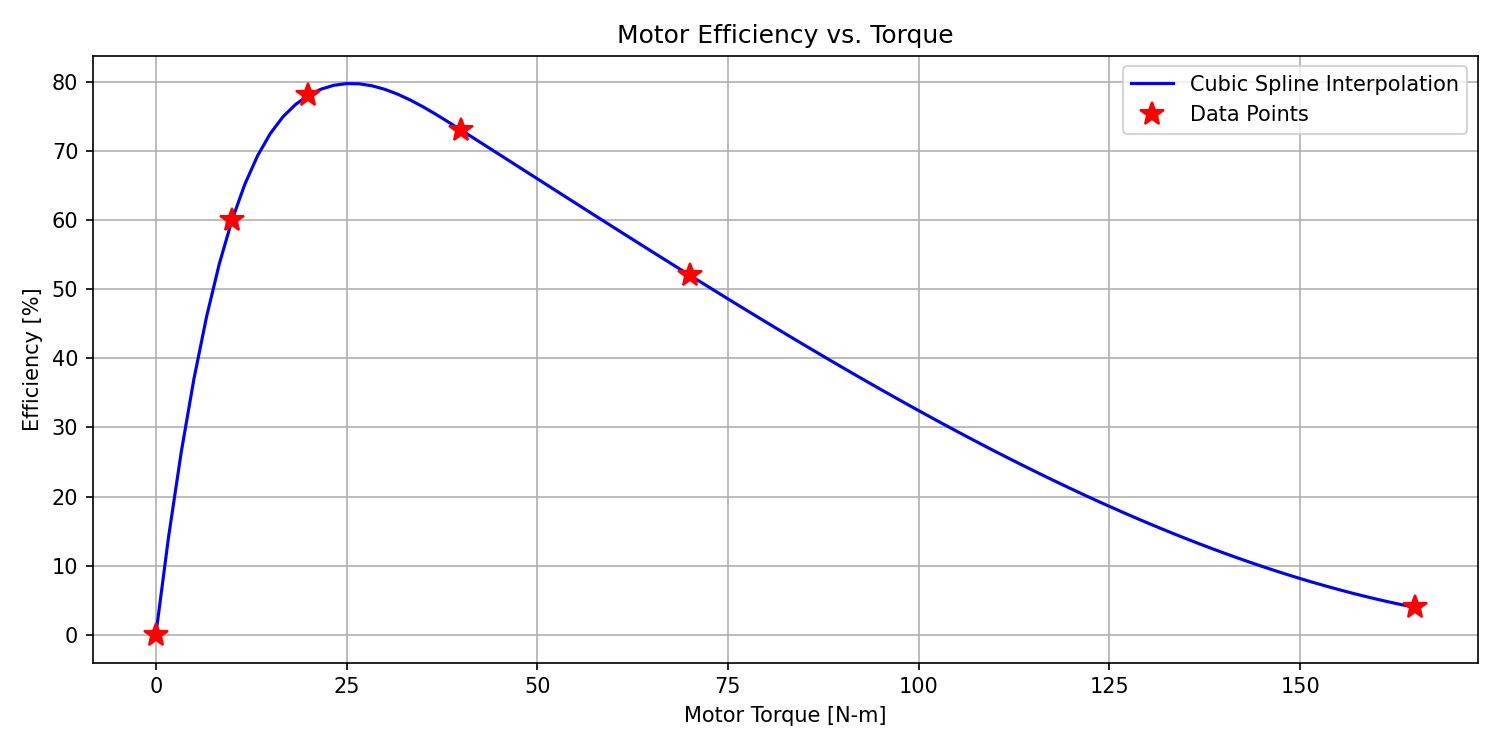

Write the Python code that produced this figure.
# Task 5: creating grpah of motor efficinecy vs torque 

import numpy as np
import matplotlib.pyplot as plt
from scipy.interpolate import interp1d
from subfunctions import rover

 
# Extract efficiency data from rover dictionary
effcy_tau = rover['wheel_assembly']['motor']['effcy_tau']  # torque data Nm
effcy     = rover['wheel_assembly']['motor']['effcy']      # efficiency data
 
# Create cubic spline interpolation for efficiency vs. torque
effcy_fun = interp1d(effcy_tau, effcy, kind='cubic') # fit the cubic spline
 
# Evaluate the spline at 100 evenly spaced points between min and max torque
tau_eval = np.linspace(effcy_tau.min(), effcy_tau.max(), 100)
effcy_eval = effcy_fun(tau_eval)
 
# Plot efficiency vs. torque
plt.figure(figsize=(10, 5))
plt.plot(tau_eval, effcy_eval * 100, '-b', linewidth=1.5, label='Cubic Spline Interpolation')
plt.plot(effcy_tau, effcy * 100, 'r*', markersize=12, label='Data Points')
# Format graph for better presentation
plt.xlabel('Motor Torque [N-m]')
plt.ylabel('Efficiency [%]')
plt.title('Motor Efficiency vs. Torque')
plt.legend()
plt.grid(True)
plt.tight_layout()
plt.savefig('efficiency_visualization.png', dpi=150)
plt.show()
